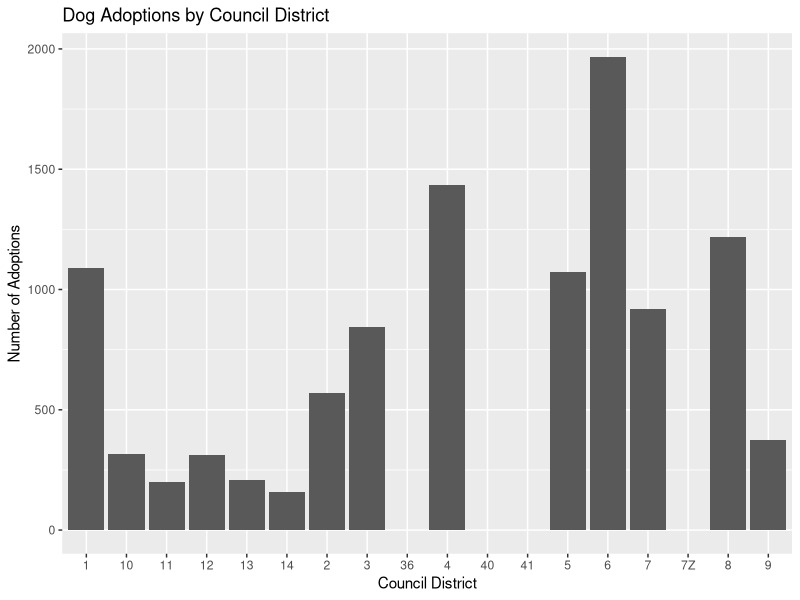
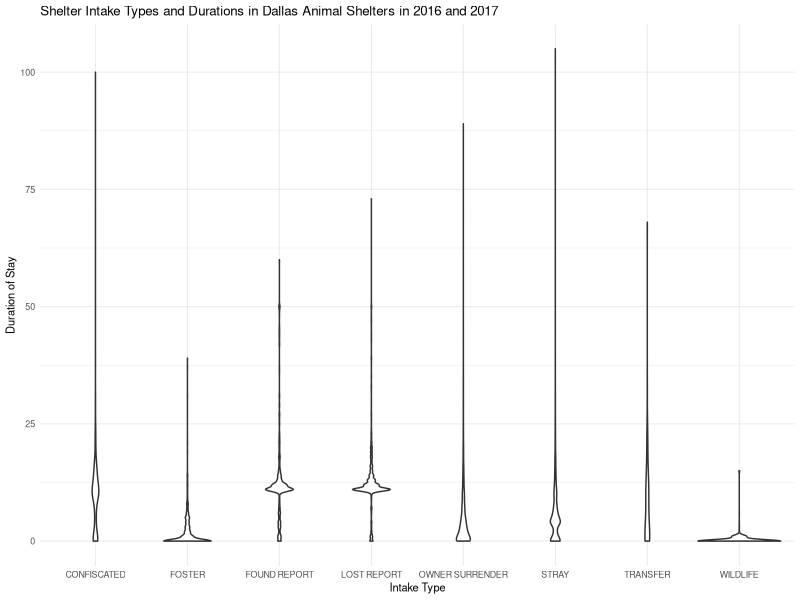
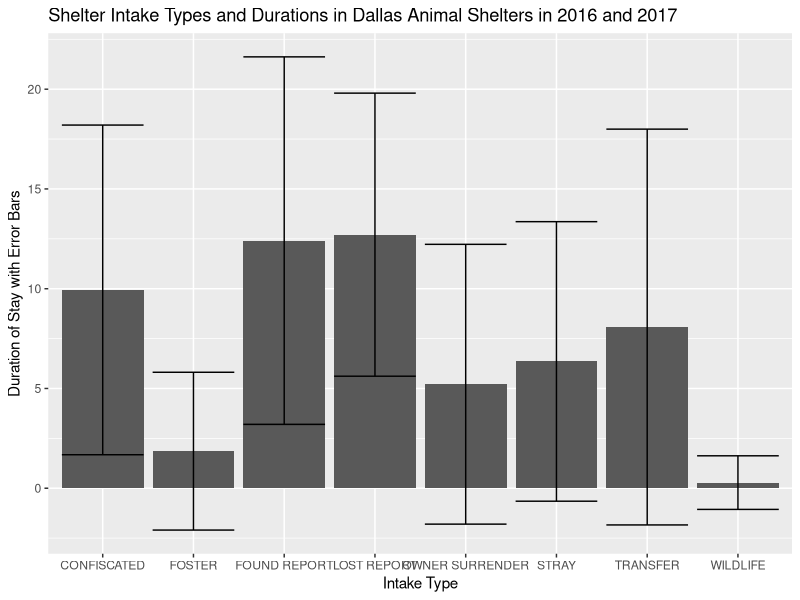
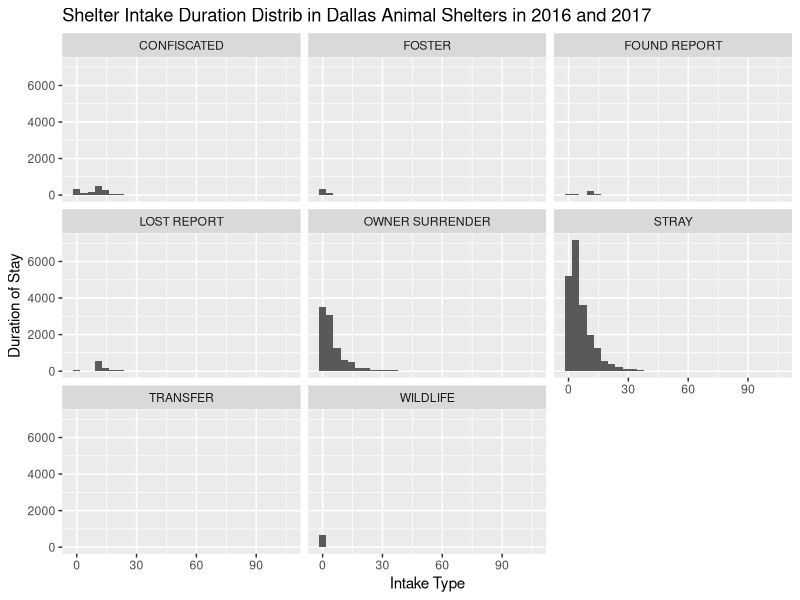

These charts were generated, in order, by the following R code:
## ---- chunk 1
# Do not modify this chunk.
knitr::opts_chunk$set(echo = TRUE, warning = FALSE, message = FALSE)
library(ggplot2)
library(dplyr)
library(readr)
library(lubridate)

readr::read_csv("week18_dallas_animals.csv")%>%
  head(n = 5)
dog <- read_csv("week18_dallas_animals.csv")
## ---- chunk 2
#finding number of total adoptions per district in the data frame
dog_adoptions <- dog %>%
  filter(outcome_type == "ADOPTION") %>% 
  group_by(council_district) %>% 
  summarize(
    n_adoptions = n()
  )

# Now let's create the plot
ggplot(data = dog_adoptions, aes(x = council_district, y = n_adoptions)) +
  geom_bar(stat = "identity") +
  labs(x = "Council District", y = "Number of Adoptions") +
  ggtitle("Dog Adoptions by Council District")
## ---- chunk 3
#Making a duration variable using dplyr
dog_duration <- dog %>%
   mutate(intake_date = mdy(intake_date),
         outcome_date = mdy(outcome_date)) %>%
  mutate(duration = difftime(outcome_date, intake_date, units = "days")) %>%
  mutate(duration = as.vector(duration))

#Getting summary statistics for average duration
dog_duration_summary <- dog_duration %>%
  group_by(intake_type) %>%
  summarize(average_duration = mean(duration, na.rm = TRUE),
            sd_duration = sd(duration, na.rm = TRUE),
            count_types = n()) 

#Graphing violin plot (all data)
ggplot(dog_duration, aes(x = intake_type, y = duration)) +
  geom_violin() +
  theme_minimal(base_size = 8) +
  labs(x = "Intake Type", 
       y = "Duration of Stay", 
       title = "Shelter Intake Types and Durations in Dallas Animal Shelters in 2016 and 2017")
## ---- chunk 4
#Graphing bar graph, sd is larger than mean which means there is abnormal distributions
ggplot(dog_duration_summary) +
  geom_bar(aes(x = intake_type, y = average_duration), 
           stat = "identity") +
  geom_errorbar(aes(x = intake_type, 
                    ymin = average_duration - sd_duration, 
                    ymax = average_duration + sd_duration)) +
    labs(x = "Intake Type", 
       y = "Duration of Stay with Error Bars", 
       title = "Shelter Intake Types and Durations in Dallas Animal Shelters in 2016 and 2017")
## ---- chunk 5
#Graphing histograms, y scale is messed up because stray has many more observations than other groups
ggplot(dog_duration, aes(x = duration)) +
  geom_histogram() +
  facet_wrap(~intake_type) +
  labs(x = "Intake Type", 
       y = "Duration of Stay", 
       title = "Shelter Intake Duration Distrib in Dallas Animal Shelters in 2016 and 2017")
